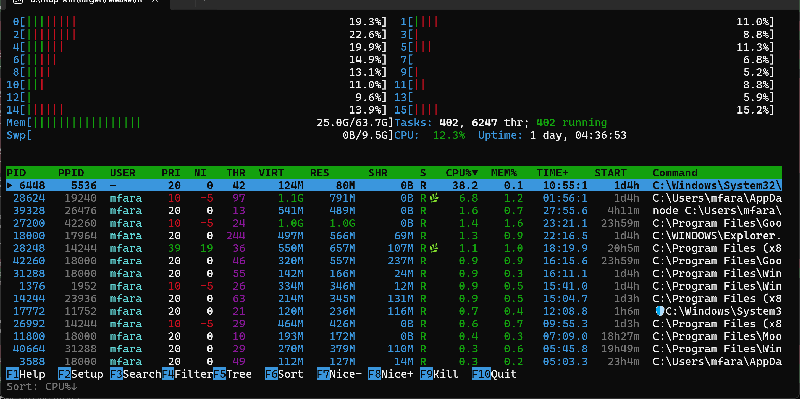
#> input picture images/demo_web.gif, 800 x 399 px, given in place of demo.gif, which was not available
$ python optimize_gif.py
#> lines starting #> are read from the running program, lines starting #| are printed output that depends on the picture; pictures that were not available may be replaced by others from this repository, and a replacement may not be noted
"""Optimize GIF for web - reduce size while maintaining quality"""
from PIL import Image
import os

def optimize_gif_web(input_path, output_path, max_width=800):
    """Optimize GIF for web with best compression"""
#> called with input_path = 'images/demo.gif', output_path = 'images/demo_web.gif', max_width = 800
    print(f"Loading {input_path}...")
    img = Image.open(input_path)
#> img is the input picture: PIL image 800x399 P; mean R, G, B 22.9, 32.3, 30.8

    frames = []
    durations = []

    try:
        while True:
            frame = img.copy().convert('RGB')
            frames.append(frame)
            durations.append(img.info.get('duration', 125))
            img.seek(img.tell() + 1)
#> this loop made 9 passes
#|   Original: 800x399, 9 frames
#> pass 2, in optimize_gif_web, `frame = img.copy().convert('RGB')`:
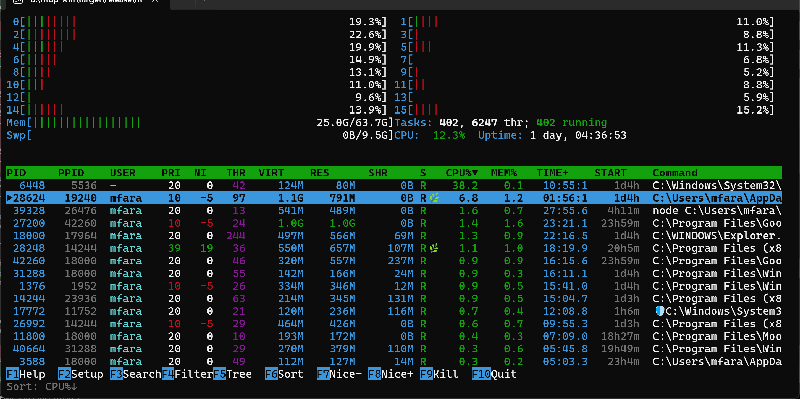
#> frame: PIL image 800x399 RGB; mean R, G, B 23, 32.6, 31.2
#> pass 3, in optimize_gif_web, `frame = img.copy().convert('RGB')`:
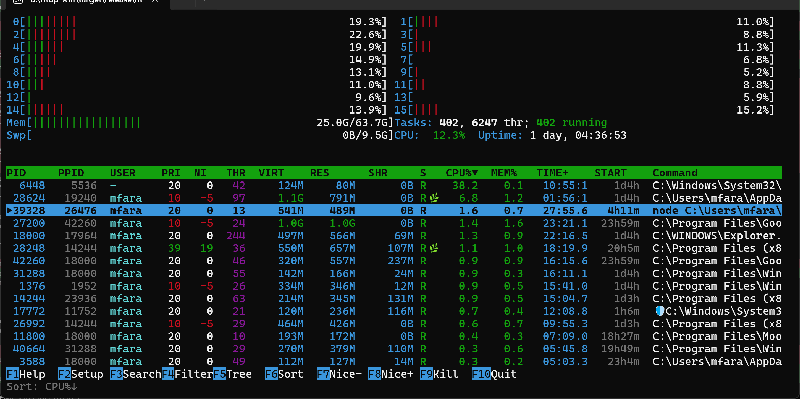
#> frame: PIL image 800x399 RGB; mean R, G, B 22.9, 32.3, 30.8
#> after the loop:
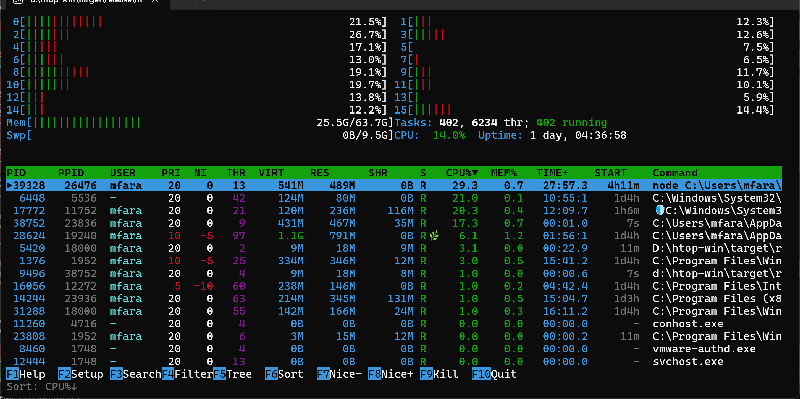
#> img: PIL image 800x399 RGB; mean R, G, B 22.3, 31.7, 30
#> after the loop, durations = [620, 620, 620, 620, 620, 620, 620, 620, 620]; frames = 9 items
    except EOFError:
        pass

    print(f"  Original: {frames[0].width}x{frames[0].height}, {len(frames)} frames")

    # Resize using nearest neighbor for crisp text (no antialiasing artifacts)
    if frames[0].width > max_width:
        ratio = max_width / frames[0].width
        new_size = (max_width, int(frames[0].height * ratio))
        frames = [f.resize(new_size, Image.Resampling.NEAREST) for f in frames]
        print(f"  Resized to: {new_size[0]}x{new_size[1]}")

    # Create global palette from first frame for consistent colors
    palette_img = frames[0].quantize(colors=64, method=Image.Quantize.MEDIANCUT)
    palette = palette_img.getpalette()

    # Apply same palette to all frames (much better compression)
    frames_p = []
    for frame in frames:
        frame_p = frame.quantize(colors=64, palette=palette_img, dither=Image.Dither.NONE)
        frames_p.append(frame_p)

    # Save with optimization
    frames_p[0].save(
        output_path,
        save_all=True,
        append_images=frames_p[1:],
        duration=durations[0],
        loop=0,
        optimize=True,
        disposal=2  # Restore to background - helps with compression
    )

    orig_size = os.path.getsize(input_path) / 1024
    new_size_kb = os.path.getsize(output_path) / 1024
    print(f"  Original: {orig_size:.0f} KB")
    print(f"  Optimized: {new_size_kb:.0f} KB ({(1 - new_size_kb/orig_size)*100:.0f}% reduction)")
    print(f"  Saved: {output_path}")

if __name__ == '__main__':
    # Web optimized version
    script_dir = os.path.dirname(os.path.abspath(__file__))
    project_dir = os.path.dirname(script_dir)
    images_dir = os.path.join(project_dir, 'images')

    optimize_gif_web(
        os.path.join(images_dir, 'demo.gif'),
        os.path.join(images_dir, 'demo_web.gif'),
        max_width=800
    )
